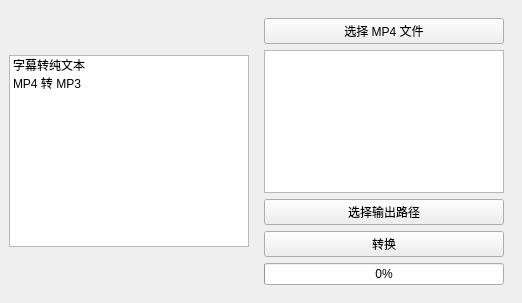
<?xml version="1.0" encoding="UTF-8"?>
<ui version="4.0">
 <class>MainWindow</class>
 <widget class="QMainWindow" name="MainWindow">
  <property name="geometry">
   <rect>
    <x>0</x>
    <y>0</y>
    <width>522</width>
    <height>303</height>
   </rect>
  </property>
  <property name="windowTitle">
   <string>工具箱</string>
  </property>
  <widget class="QWidget" name="centralwidget">
   <layout class="QHBoxLayout" name="horizontalLayout">
    <item alignment="Qt::AlignmentFlag::AlignLeft|Qt::AlignmentFlag::AlignVCenter">
     <widget class="QListWidget" name="menuList">
      <item>
       <property name="text">
        <string>字幕转纯文本</string>
       </property>
      </item>
      <item>
       <property name="text">
        <string>MP4 转 MP3</string>
       </property>
      </item>
     </widget>
    </item>
    <item>
     <widget class="QStackedWidget" name="stackedWidget">
      <property name="currentIndex">
       <number>1</number>
      </property>
      <widget class="QWidget" name="page_subtitle">
       <layout class="QVBoxLayout" name="verticalLayout_subtitle">
        <item>
         <widget class="QPushButton" name="btn_select_subtitle">
          <property name="text">
           <string>选择字幕文件</string>
          </property>
         </widget>
        </item>
        <item alignment="Qt::AlignmentFlag::AlignHCenter|Qt::AlignmentFlag::AlignVCenter">
         <widget class="QTextEdit" name="txt_output_subtitle"/>
        </item>
        <item>
         <widget class="QPushButton" name="btn_select_output_subtitle">
          <property name="text">
           <string>选择输出路径</string>
          </property>
         </widget>
        </item>
        <item>
         <widget class="QPushButton" name="btn_convert_subtitle">
          <property name="text">
           <string>转换</string>
          </property>
         </widget>
        </item>
       </layout>
      </widget>
      <widget class="QWidget" name="page_mp4">
       <layout class="QVBoxLayout" name="verticalLayout_mp4">
        <item>
         <widget class="QPushButton" name="btn_select_mp4">
          <property name="text">
           <string>选择 MP4 文件</string>
          </property>
         </widget>
        </item>
        <item alignment="Qt::AlignmentFlag::AlignHCenter|Qt::AlignmentFlag::AlignVCenter">
         <widget class="QTextEdit" name="txt_output_mp4"/>
        </item>
        <item>
         <widget class="QPushButton" name="btn_select_output_mp3">
          <property name="text">
           <string>选择输出路径</string>
          </property>
         </widget>
        </item>
        <item>
         <widget class="QPushButton" name="btn_convert_mp4">
          <property name="text">
           <string>转换</string>
          </property>
         </widget>
        </item>
        <item alignment="Qt::AlignmentFlag::AlignVCenter">
         <widget class="QProgressBar" name="progress_mp4">
          <property name="value">
           <number>0</number>
          </property>
         </widget>
        </item>
       </layout>
      </widget>
     </widget>
    </item>
   </layout>
  </widget>
 </widget>
 <resources/>
 <connections/>
</ui>
